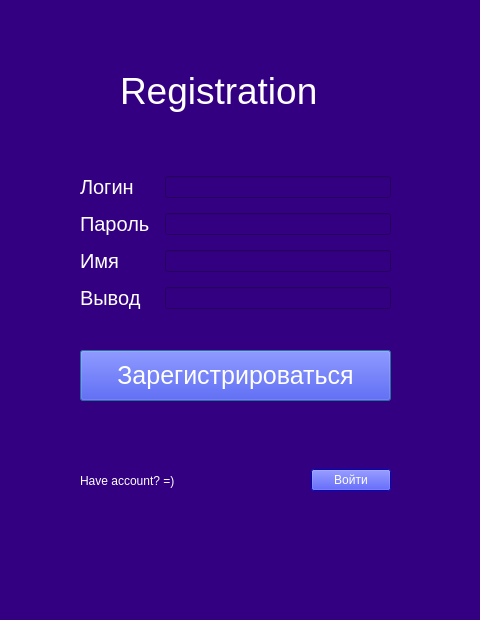
<?xml version="1.0" encoding="UTF-8"?>
<ui version="4.0">
 <class>Dialog</class>
 <widget class="QDialog" name="Dialog">
  <property name="geometry">
   <rect>
    <x>0</x>
    <y>0</y>
    <width>480</width>
    <height>620</height>
   </rect>
  </property>
  <property name="windowTitle">
   <string>Dialog</string>
  </property>
  <property name="styleSheet">
   <string notr="true">background-color: rgb(52, 0, 130);</string>
  </property>
  <widget class="QPushButton" name="LogupButton">
   <property name="geometry">
    <rect>
     <x>80</x>
     <y>350</y>
     <width>311</width>
     <height>51</height>
    </rect>
   </property>
   <property name="styleSheet">
    <string notr="true">background-color: rgb(0, 12, 255);font-size:19pt;color: rgb(255, 255, 255)</string>
   </property>
   <property name="text">
    <string>Зарегистрироваться</string>
   </property>
  </widget>
  <widget class="QWidget" name="layoutWidget">
   <property name="geometry">
    <rect>
     <x>80</x>
     <y>460</y>
     <width>311</width>
     <height>41</height>
    </rect>
   </property>
   <layout class="QHBoxLayout" name="horizontalLayout">
    <item>
     <widget class="QLabel" name="label_4">
      <property name="styleSheet">
       <string notr="true">color:rgb(255, 255, 255)</string>
      </property>
      <property name="text">
       <string>Have account? =)  </string>
      </property>
     </widget>
    </item>
    <item>
     <spacer name="horizontalSpacer">
      <property name="orientation">
       <enum>Qt::Horizontal</enum>
      </property>
      <property name="sizeHint" stdset="0">
       <size>
        <width>40</width>
        <height>20</height>
       </size>
      </property>
     </spacer>
    </item>
    <item>
     <widget class="QPushButton" name="createaccbutton">
      <property name="styleSheet">
       <string notr="true">background-color: rgb(0, 12, 255);
color: rgb(255, 255, 255);</string>
      </property>
      <property name="text">
       <string>Войти</string>
      </property>
     </widget>
    </item>
   </layout>
  </widget>
  <widget class="QWidget" name="layoutWidget">
   <property name="geometry">
    <rect>
     <x>80</x>
     <y>170</y>
     <width>311</width>
     <height>146</height>
    </rect>
   </property>
   <layout class="QGridLayout" name="gridLayout">
    <property name="horizontalSpacing">
     <number>15</number>
    </property>
    <property name="verticalSpacing">
     <number>8</number>
    </property>
    <item row="1" column="0">
     <widget class="QLabel" name="label_3">
      <property name="styleSheet">
       <string notr="true">font-size:15pt; color:rgb(255, 255, 255)</string>
      </property>
      <property name="text">
       <string>Пароль</string>
      </property>
     </widget>
    </item>
    <item row="1" column="1">
     <widget class="QLineEdit" name="password">
      <property name="styleSheet">
       <string notr="true">color:rgb(255, 255, 255)</string>
      </property>
     </widget>
    </item>
    <item row="0" column="0">
     <widget class="QLabel" name="username">
      <property name="enabled">
       <bool>true</bool>
      </property>
      <property name="styleSheet">
       <string notr="true">font-size:15pt; color:rgb(255, 255, 255)</string>
      </property>
      <property name="text">
       <string>Логин</string>
      </property>
     </widget>
    </item>
    <item row="0" column="1">
     <widget class="QLineEdit" name="username_2">
      <property name="styleSheet">
       <string notr="true">color:rgb(255, 255, 255)</string>
      </property>
     </widget>
    </item>
    <item row="3" column="1">
     <layout class="QHBoxLayout" name="horizontalLayout_2">
      <item>
       <widget class="QLineEdit" name="password_2">
        <property name="styleSheet">
         <string notr="true">color:rgb(255, 255, 255)</string>
        </property>
       </widget>
      </item>
     </layout>
    </item>
    <item row="2" column="0">
     <widget class="QLabel" name="label_6">
      <property name="styleSheet">
       <string notr="true">font-size:15pt; color:rgb(255, 255, 255)</string>
      </property>
      <property name="text">
       <string>Имя</string>
      </property>
     </widget>
    </item>
    <item row="2" column="1">
     <widget class="QLineEdit" name="password_3">
      <property name="styleSheet">
       <string notr="true">color:rgb(255, 255, 255)</string>
      </property>
     </widget>
    </item>
    <item row="3" column="0">
     <widget class="QLabel" name="label_5">
      <property name="styleSheet">
       <string notr="true">font-size:15pt; color:rgb(255, 255, 255)</string>
      </property>
      <property name="text">
       <string>Вывод</string>
      </property>
     </widget>
    </item>
   </layout>
  </widget>
  <widget class="QLabel" name="label">
   <property name="geometry">
    <rect>
     <x>120</x>
     <y>60</y>
     <width>261</width>
     <height>61</height>
    </rect>
   </property>
   <property name="styleSheet">
    <string notr="true">color: rgb(255, 255, 255); font-size:28pt;</string>
   </property>
   <property name="text">
    <string>Registration</string>
   </property>
  </widget>
 </widget>
 <resources/>
 <connections/>
</ui>
